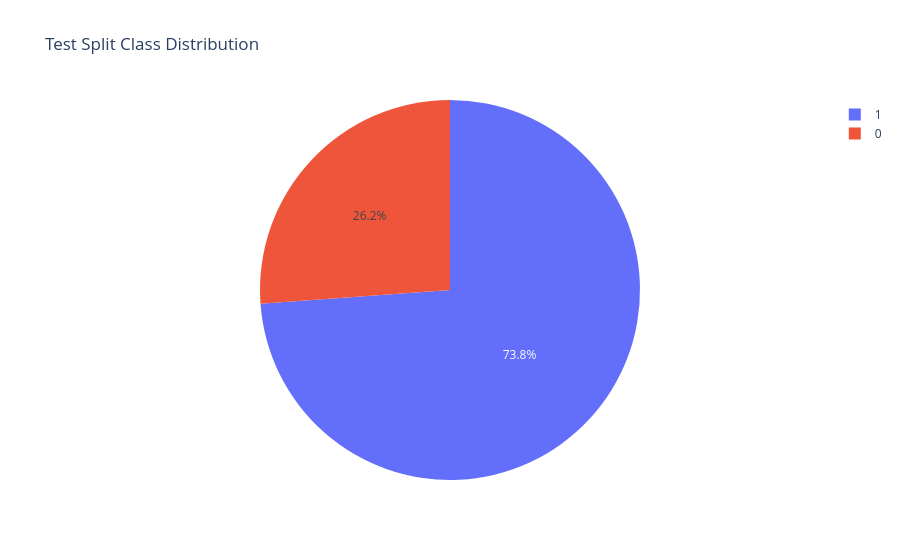

The notebook cell this image was saved under:
### Code cell
test_counts = (
    test_df.group_by("label")
    .len()
    .with_columns(
        (pl.col("len") / test_df.height).alias("proportion")
    )
)
fig = px.pie(
    test_counts,
    names="label",
    values="proportion",
    title="Test Split Class Distribution"
)
fig.show()

### Figure 1 — Plotly figure (JSON) as saved in the notebook; plotly's stock layout.template omitted (floating-point values rounded to 4 significant figures)
{"data": [{"domain": {"x": [0, 1], "y": [0, 1]}, "hovertemplate": "label=%{label}<br>proportion=%{value}<extra></extra>", "labels": [0, 1], "legendgroup": "", "name": "", "showlegend": true, "type": "pie", "values": [0.2616, 0.7384]}], "layout": {"legend": {"tracegroupgap": 0}, "title": {"text": "Test Split Class Distribution"}}}
